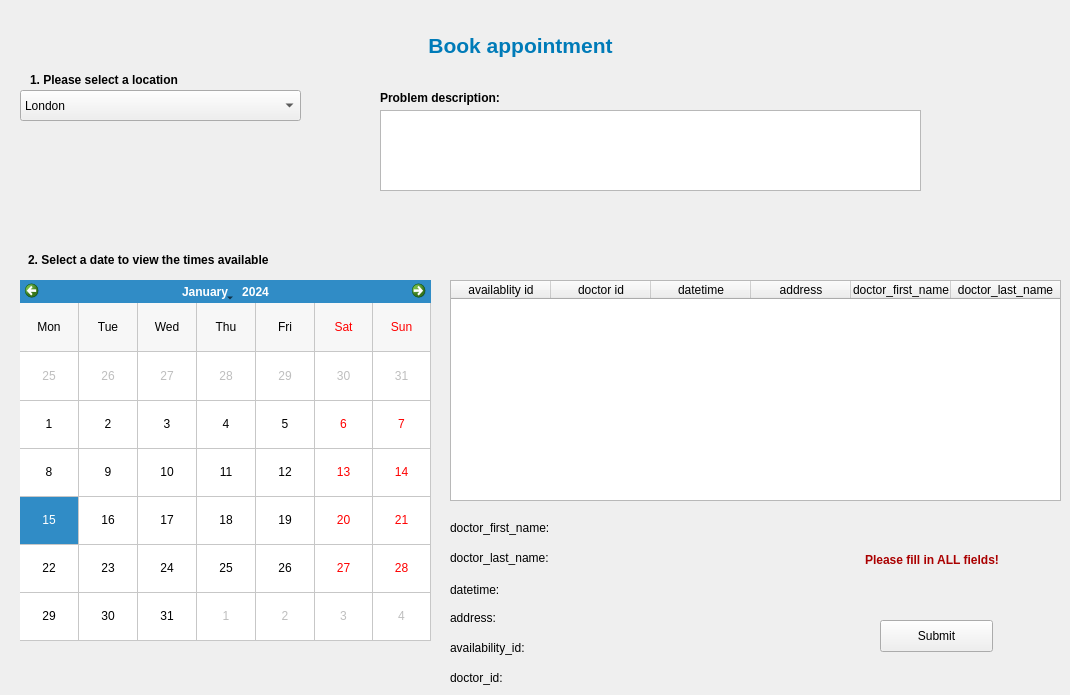
    <widget class="QWidget" name="page_bookAppointment">
     <widget class="QCalendarWidget" name="appointment_date">
      <property name="geometry">
       <rect>
        <x>20</x>
        <y>280</y>
        <width>411</width>
        <height>361</height>
       </rect>
      </property>
      <property name="gridVisible">
       <bool>true</bool>
      </property>
      <property name="verticalHeaderFormat">
       <enum>QCalendarWidget::NoVerticalHeader</enum>
      </property>
     </widget>
     <widget class="QLabel" name="doctor_id_label">
      <property name="geometry">
       <rect>
        <x>450</x>
        <y>670</y>
        <width>341</width>
        <height>16</height>
       </rect>
      </property>
      <property name="text">
       <string>doctor_id:</string>
      </property>
      <property name="wordWrap">
       <bool>true</bool>
      </property>
     </widget>
     <widget class="QPlainTextEdit" name="problemDescription">
      <property name="geometry">
       <rect>
        <x>380</x>
        <y>110</y>
        <width>541</width>
        <height>81</height>
       </rect>
      </property>
     </widget>
     <widget class="QLabel" name="availability_id_label">
      <property name="geometry">
       <rect>
        <x>450</x>
        <y>640</y>
        <width>361</width>
        <height>16</height>
       </rect>
      </property>
      <property name="text">
       <string>availability_id:</string>
      </property>
      <property name="wordWrap">
       <bool>true</bool>
      </property>
     </widget>
     <widget class="QLabel" name="label_16">
      <property name="geometry">
       <rect>
        <x>380</x>
        <y>90</y>
        <width>251</width>
        <height>16</height>
       </rect>
      </property>
      <property name="text">
       <string>&lt;html&gt;&lt;head/&gt;&lt;body&gt;&lt;p&gt;&lt;span style=&quot; font-weight:600;&quot;&gt;Problem description:&lt;/span&gt;&lt;/p&gt;&lt;/body&gt;&lt;/html&gt;</string>
      </property>
     </widget>
     <widget class="QLabel" name="datetime_label">
      <property name="geometry">
       <rect>
        <x>450</x>
        <y>580</y>
        <width>331</width>
        <height>20</height>
       </rect>
      </property>
      <property name="text">
       <string>datetime:</string>
      </property>
      <property name="wordWrap">
       <bool>true</bool>
      </property>
     </widget>
     <widget class="QPushButton" name="SubmitpushButton">
      <property name="geometry">
       <rect>
        <x>880</x>
        <y>620</y>
        <width>113</width>
        <height>32</height>
       </rect>
      </property>
      <property name="text">
       <string>Submit</string>
      </property>
     </widget>
     <widget class="QTableWidget" name="availabilityTable">
      <property name="geometry">
       <rect>
        <x>450</x>
        <y>280</y>
        <width>611</width>
        <height>221</height>
       </rect>
      </property>
      <property name="sizeAdjustPolicy">
       <enum>QAbstractScrollArea::AdjustToContents</enum>
      </property>
      <property name="dragEnabled">
       <bool>true</bool>
      </property>
      <attribute name="horizontalHeaderCascadingSectionResizes">
       <bool>false</bool>
      </attribute>
      <attribute name="horizontalHeaderStretchLastSection">
       <bool>true</bool>
      </attribute>
      <column>
       <property name="text">
        <string>availablity id</string>
       </property>
      </column>
      <column>
       <property name="text">
        <string>doctor id</string>
       </property>
      </column>
      <column>
       <property name="text">
        <string>datetime</string>
       </property>
      </column>
      <column>
       <property name="text">
        <string>address</string>
       </property>
      </column>
      <column>
       <property name="text">
        <string>doctor_first_name</string>
       </property>
      </column>
      <column>
       <property name="text">
        <string>doctor_last_name</string>
       </property>
      </column>
     </widget>
     <widget class="QComboBox" name="locationBox">
      <property name="geometry">
       <rect>
        <x>20</x>
        <y>90</y>
        <width>281</width>
        <height>31</height>
       </rect>
      </property>
      <item>
       <property name="text">
        <string>London</string>
       </property>
      </item>
      <item>
       <property name="text">
        <string>Birmingham</string>
       </property>
      </item>
      <item>
       <property name="text">
        <string>Sheffield</string>
       </property>
      </item>
      <item>
       <property name="text">
        <string>Manchester</string>
       </property>
      </item>
      <item>
       <property name="text">
        <string/>
       </property>
      </item>
     </widget>
     <widget class="QLabel" name="fields_error_label_2">
      <property name="geometry">
       <rect>
        <x>865</x>
        <y>520</y>
        <width>171</width>
        <height>81</height>
       </rect>
      </property>
      <property name="sizePolicy">
       <sizepolicy hsizetype="Fixed" vsizetype="Fixed">
        <horstretch>0</horstretch>
        <verstretch>0</verstretch>
       </sizepolicy>
      </property>
      <property name="text">
       <string>&lt;html&gt;&lt;head/&gt;&lt;body&gt;&lt;p&gt;&lt;span style=&quot; font-size:9pt; font-weight:600; color:#aa0000;&quot;&gt;Please fill in ALL fields!&lt;/span&gt;&lt;/p&gt;&lt;/body&gt;&lt;/html&gt;</string>
      </property>
      <property name="scaledContents">
       <bool>true</bool>
      </property>
      <property name="wordWrap">
       <bool>true</bool>
      </property>
     </widget>
     <widget class="QLabel" name="label_8">
      <property name="geometry">
       <rect>
        <x>90</x>
        <y>10</y>
        <width>861</width>
        <height>71</height>
       </rect>
      </property>
      <property name="text">
       <string>&lt;html&gt;&lt;head/&gt;&lt;body&gt;&lt;p align=&quot;center&quot;&gt;&lt;span style=&quot; font-size:16pt; font-weight:600; color:#007bb8;&quot;&gt;Book appointment&lt;/span&gt;&lt;/p&gt;&lt;/body&gt;&lt;/html&gt;</string>
      </property>
      <property name="wordWrap">
       <bool>true</bool>
      </property>
     </widget>
     <widget class="QLabel" name="address_label_2">
      <property name="geometry">
       <rect>
        <x>450</x>
        <y>610</y>
        <width>361</width>
        <height>16</height>
       </rect>
      </property>
      <property name="text">
       <string>address:</string>
      </property>
     </widget>
     <widget class="QLabel" name="doctor_name">
      <property name="geometry">
       <rect>
        <x>450</x>
        <y>520</y>
        <width>311</width>
        <height>16</height>
       </rect>
      </property>
      <property name="text">
       <string>doctor_first_name:</string>
      </property>
     </widget>
     <widget class="QLabel" name="label">
      <property name="geometry">
       <rect>
        <x>30</x>
        <y>70</y>
        <width>211</width>
        <height>20</height>
       </rect>
      </property>
      <property name="text">
       <string>&lt;html&gt;&lt;head/&gt;&lt;body&gt;&lt;p&gt;&lt;span style=&quot; font-weight:600;&quot;&gt;1. Please select a location&lt;/span&gt;&lt;/p&gt;&lt;/body&gt;&lt;/html&gt;</string>
      </property>
     </widget>
     <widget class="QLabel" name="label_2">
      <property name="geometry">
       <rect>
        <x>28</x>
        <y>250</y>
        <width>371</width>
        <height>20</height>
       </rect>
      </property>
      <property name="text">
       <string>&lt;html&gt;&lt;head/&gt;&lt;body&gt;&lt;p&gt;&lt;span style=&quot; font-weight:600;&quot;&gt;2. Select a date to view the times available&lt;/span&gt;&lt;/p&gt;&lt;/body&gt;&lt;/html&gt;</string>
      </property>
     </widget>
     <widget class="QLabel" name="doctor_last_name">
      <property name="geometry">
       <rect>
        <x>450</x>
        <y>550</y>
        <width>311</width>
        <height>16</height>
       </rect>
      </property>
      <property name="text">
       <string>doctor_last_name:</string>
      </property>
     </widget>
    </widget>
